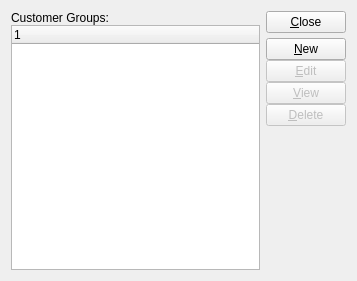
<?xml version="1.0" encoding="UTF-8"?>
<ui version="4.0">
 <comment>This file is part of the xTuple ERP: PostBooks Edition, a free and
open source Enterprise Resource Planning software suite,
Copyright (c) 1999-2018 by OpenMFG LLC, d/b/a xTuple.
It is licensed to you under the Common Public Attribution License
version 1.0, the full text of which (including xTuple-specific Exhibits)
is available at www.xtuple.com/CPAL.  By using this software, you agree
to be bound by its terms.</comment>
 <class>customerGroups</class>
 <widget class="QWidget" name="customerGroups">
  <property name="geometry">
   <rect>
    <x>0</x>
    <y>0</y>
    <width>357</width>
    <height>281</height>
   </rect>
  </property>
  <property name="windowTitle">
   <string>List Customer Groups</string>
  </property>
  <layout class="QHBoxLayout">
   <item>
    <layout class="QVBoxLayout">
     <property name="spacing">
      <number>0</number>
     </property>
     <property name="margin">
      <number>0</number>
     </property>
     <item>
      <widget class="QLabel" name="_customerGroupsLit">
       <property name="text">
        <string>Customer Groups:</string>
       </property>
      </widget>
     </item>
     <item>
      <widget class="XTreeWidget" name="_custgrp"/>
     </item>
    </layout>
   </item>
   <item>
    <layout class="QVBoxLayout">
     <property name="spacing">
      <number>5</number>
     </property>
     <property name="margin">
      <number>0</number>
     </property>
     <item>
      <widget class="QPushButton" name="_close">
       <property name="text">
        <string>&amp;Close</string>
       </property>
      </widget>
     </item>
     <item>
      <layout class="QVBoxLayout">
       <property name="spacing">
        <number>0</number>
       </property>
       <property name="margin">
        <number>0</number>
       </property>
       <item>
        <widget class="QPushButton" name="_new">
         <property name="text">
          <string>&amp;New</string>
         </property>
        </widget>
       </item>
       <item>
        <widget class="QPushButton" name="_edit">
         <property name="enabled">
          <bool>false</bool>
         </property>
         <property name="text">
          <string>&amp;Edit</string>
         </property>
        </widget>
       </item>
       <item>
        <widget class="QPushButton" name="_view">
         <property name="enabled">
          <bool>false</bool>
         </property>
         <property name="text">
          <string>&amp;View</string>
         </property>
        </widget>
       </item>
       <item>
        <widget class="QPushButton" name="_delete">
         <property name="enabled">
          <bool>false</bool>
         </property>
         <property name="text">
          <string>&amp;Delete</string>
         </property>
        </widget>
       </item>
      </layout>
     </item>
     <item>
      <spacer name="Spacer21">
       <property name="orientation">
        <enum>Qt::Vertical</enum>
       </property>
       <property name="sizeType">
        <enum>QSizePolicy::Expanding</enum>
       </property>
       <property name="sizeHint" stdset="0">
        <size>
         <width>20</width>
         <height>20</height>
        </size>
       </property>
      </spacer>
     </item>
    </layout>
   </item>
  </layout>
 </widget>
 <layoutdefault spacing="6" margin="11"/>
 <customwidgets>
  <customwidget>
   <class>XTreeWidget</class>
   <extends>QTreeWidget</extends>
   <header>xtreewidget.h</header>
   <container>1</container>
  </customwidget>
 </customwidgets>
 <tabstops>
  <tabstop>_custgrp</tabstop>
  <tabstop>_new</tabstop>
  <tabstop>_edit</tabstop>
  <tabstop>_view</tabstop>
  <tabstop>_delete</tabstop>
  <tabstop>_close</tabstop>
 </tabstops>
 <resources/>
 <connections>
  <connection>
   <sender>_close</sender>
   <signal>clicked()</signal>
   <receiver>customerGroups</receiver>
   <slot>close()</slot>
   <hints>
    <hint type="sourcelabel">
     <x>20</x>
     <y>20</y>
    </hint>
    <hint type="destinationlabel">
     <x>20</x>
     <y>20</y>
    </hint>
   </hints>
  </connection>
  <connection>
   <sender>_custgrp</sender>
   <signal>valid(bool)</signal>
   <receiver>_view</receiver>
   <slot>setEnabled(bool)</slot>
   <hints>
    <hint type="sourcelabel">
     <x>20</x>
     <y>20</y>
    </hint>
    <hint type="destinationlabel">
     <x>20</x>
     <y>20</y>
    </hint>
   </hints>
  </connection>
 </connections>
</ui>
